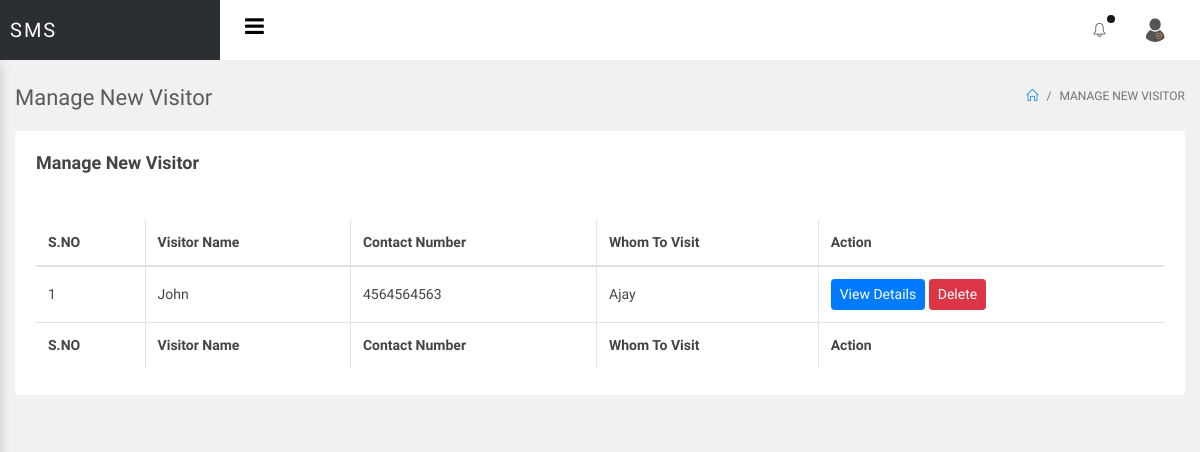
The page /sms/admin/manage-newvisitor.php (signed in) on the database its author committed.
### tables this page shows
CREATE TABLE `tblvisitor` (
  `ID` int(10) NOT NULL,
  `VisitorName` varchar(200) DEFAULT NULL,
  `MobileNumber` bigint(10) DEFAULT NULL,
  `Address` mediumtext DEFAULT NULL,
  `WhomtoMeet` varchar(200) DEFAULT NULL,
  `ReasontoMeet` mediumtext DEFAULT NULL,
  `Block` varchar(50) DEFAULT NULL,
  `FlatNo` varchar(50) DEFAULT NULL,
  `EnterDate` timestamp NULL DEFAULT current_timestamp(),
  `remark` varchar(200) DEFAULT NULL,
  `outtime` timestamp NULL DEFAULT NULL ON UPDATE current_timestamp()
);

### sms/admin/manage-newvisitor.php (the view, shortened to what this page needs)
<?php
include('includes/dbconnection.php');
if (strlen($_SESSION['smsaid']==0)) {
  header('location:logout.php');
  } else{
  ?>
<!doctype html>
<html lang="en">
<head>
<link rel="stylesheet" href="../assets/vendor/bootstrap/css/bootstrap.min.css">
<link rel="stylesheet" href="../assets/vendor/animate-css/animate.min.css">
<link rel="stylesheet" href="../assets/vendor/font-awesome/css/font-awesome.min.css">
<link rel="stylesheet" href="../assets/vendor/jquery-datatable/dataTables.bootstrap4.min.css">
<link rel="stylesheet" href="../assets/vendor/jquery-datatable/fixedeader/dataTables.fixedcolumns.bootstrap4.min.css">
<link rel="stylesheet" href="../assets/vendor/jquery-datatable/fixedeader/dataTables.fixedheader.bootstrap4.min.css">
<link rel="stylesheet" href="../assets/vendor/sweetalert/sweetalert.css"/>
<link rel="stylesheet" href="assets/css/main.css">
<link rel="stylesheet" href="assets/css/color_skins.css">
</head>
<body class="theme-blue">
<div id="wrapper">
    <?php include_once('includes/header.php');?>
    <div id="main-content">
        <div class="container-fluid">
            <div class="block-header">
                <div class="row">
                    <div class="col-lg-5 col-md-8 col-sm-12">
                        <h2>Manage New Visitor</h2>
                    </div>
                    <div class="col-lg-7 col-md-4 col-sm-12 text-right">
                        <ul class="breadcrumb justify-content-end">
                            <li class="breadcrumb-item"><a href="dashboard.php"><i class="icon-home"></i></a></li>
                               <li class="breadcrumb-item active">Manage New Visitor</li>
                        </ul>
                    </div>
                </div>
            </div>
            <div class="row clearfix">
                <div class="col-lg-12">
                    <div class="card">
                        <div class="header">
                            <h2>Manage New Visitor</h2>
                        </div>
                        <div class="body">
                            <div class="table-responsive">
 <table class="table table-bordered table-hover js-basic-example dataTable table-custom">
         <thead>
         <tr>
         <th>S.NO</th>
       <th>Visitor Name</th>
        <th>Contact Number</th>
        <th>Whom To Visit</th>
         <th>Action</th>
          </tr>
         </thead>
         <tbody>
                                        <?php
$sql="SELECT * from tblvisitor where remark is null";
$query = $dbh -> prepare($sql);
$query->execute();
$results=$query->fetchAll(PDO::FETCH_OBJ);
$cnt=1;
if($query->rowCount() > 0)
{
foreach($results as $row)
{               ?>
                                        <tr>
                                           <td><?php echo htmlentities($cnt);?></td>
                  <td><?php  echo htmlentities($row->VisitorName);?>
                  </td>
                  <td><?php  echo htmlentities($row->MobileNumber);?></td>
                  <td><?php  echo htmlentities($row->WhomtoMeet);?></td>
                   <td> <a href="view-visitor-detail.php?editid=<?php echo htmlentities ($row->ID);?>" class="btn btn-primary btn-sm">View Details</a>
<a href="manage-newvisitor.php?delid=<?php echo htmlentities ($row->ID);?>" class="btn btn-danger btn-sm" onclick="return confirm('Do you really want to delete?')">Delete</a>
                   </td>
                                        </tr>
                                        <?php $cnt=$cnt+1;}} ?>
                                    </tbody>
                                    <tfoot>
                                        <tr>
                                            <th>S.NO</th>
       <th>Visitor Name</th>
        <th>Contact Number</th>
        <th>Whom To Visit</th>
         <th>Action</th>
                                        </tr>
                                    </tfoot>
                                </table>
                            </div>
                        </div>
                    </div>
                </div>
              </div>
        </div>
    </div>
</div>
</body>
</html>
<?php }  ?>

### rows shown on the page
tblvisitor: VisitorName "John", MobileNumber "4564564563", WhomtoMeet "Ajay"
